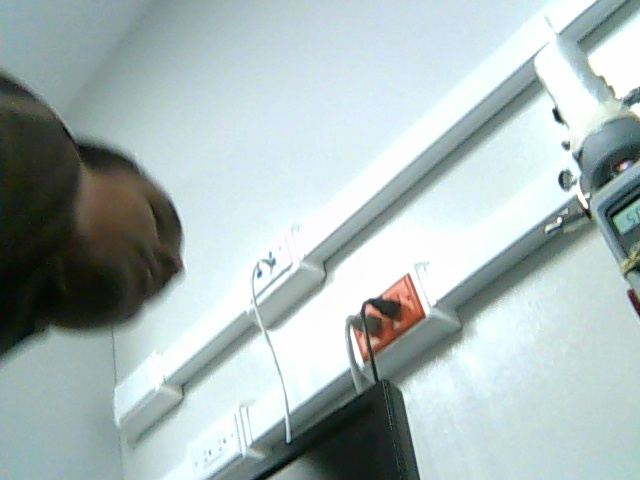
#> input picture SACD/reco_patron/img36.jpg, 640 x 480 px
$ python -i algoritmo.py   (imports and definitions only)   (older library calls are emulated)
#> lines starting #> are read from the running program, lines starting #| are printed output that depends on the picture; after the words box and inside, x2 and y2 are one past the last pixel; in counts of white or black regions, pixels touching at a corner belong together
#> further down, picture is the input picture: shape (480, 640, 3); mean B, G, R 183.6, 184.2, 169.5
#!/usr/bin/env python
# -*- coding: utf-8 -*-
#Cargando / importando las librerías
import cv2
import sys
import time
import numpy as np
import imutils
from os import walk
from imutils import contours
#import threading


#Definiendo la funcion que nos permite abrir la imagen capturada
def _abrir_archivo(dir):
    imagen = cv2.imread(dir)
    if imagen.any() == None:
        print("No se puede abrir imagen")
        sys.exit(1)
    return imagen

#Denifiniendo las coordenadas de la lista de entradas
def order_points(pts):
	# inicializa las coordenadas que se puede listar ordenandola como
	# la primera entrada de en el listado sera el top-left,
	# la segunda entrada es el top-right, la tercera es el bottom-right
	# y la cuarta es el bottom-left

	rect = np.zeros((4, 2), dtype = "float32")

	# En el punto para el top-left point es posible que se deba realizar una
    #pequeña suma, mientras que el punto del bottom-right puede tener una
    #suma larga
	s = pts.sum(axis = 1)
	rect[0] = pts[np.argmin(s)]
	rect[2] = pts[np.argmax(s)]

	# Ahora, digitalizamos la diferencia de los puntos, el punto top-right
	# puede tener una ligera diferencia,mientras que la diferencia en el punto
	# bottom-left puede ser mayor
	diff = np.diff(pts, axis = 1)
	rect[1] = pts[np.argmin(diff)]
	rect[3] = pts[np.argmax(diff)]

	# return the ordered coordinates
	return rect

def four_point_transform(image, pts):
	# obtain a consistent order of the points and unpack them
	# individually
	rect = order_points(pts)
	(tl, tr, br, bl) = rect

	# compute the width of the new image, which will be the
	# maximum distance between bottom-right and bottom-left
	# x-coordiates or the top-right and top-left x-coordinates
	widthA = np.sqrt(((br[0] - bl[0]) ** 2) + ((br[1] - bl[1]) ** 2))
	widthB = np.sqrt(((tr[0] - tl[0]) ** 2) + ((tr[1] - tl[1]) ** 2))
	maxWidth = max(int(widthA), int(widthB))

	# compute the height of the new image, which will be the
	# maximum distance between the top-right and bottom-right
	# y-coordinates or the top-left and bottom-left y-coordinates
	heightA = np.sqrt(((tr[0] - br[0]) ** 2) + ((tr[1] - br[1]) ** 2))
	heightB = np.sqrt(((tl[0] - bl[0]) ** 2) + ((tl[1] - bl[1]) ** 2))
	maxHeight = max(int(heightA), int(heightB))

	# now that we have the dimensions of the new image, construct
	# the set of destination points to obtain a "birds eye view",
	# (i.e. top-down view) of the image, again specifying points
	# in the top-left, top-right, bottom-right, and bottom-left
	# order
	dst = np.array([
		[0, 0],
		[maxWidth - 1, 0],
		[maxWidth - 1, maxHeight - 1],
		[0, maxHeight - 1]], dtype = "float32")

	# compute the perspective transform matrix and then apply it
	M = cv2.getPerspectiveTransform(rect, dst)
	warped = cv2.warpPerspective(image, M, (maxWidth, maxHeight))

	# return the warped image
	return warped

# Definiendo la función para el 7 segmento:
def prueba(imagen):
    DIGITS_LOOKUP = {
	(1, 1, 1, 0, 1, 1, 1): 0,
	(0, 0, 1, 0, 0, 1, 0): 1,
	(1, 0, 1, 1, 1, 1, 0): 2,
	(1, 0, 1, 1, 0, 1, 1): 3,
	(0, 1, 1, 1, 0, 1, 0): 4,
	(1, 1, 0, 1, 0, 1, 1): 5,
	(1, 1, 0, 1, 1, 1, 1): 6,
	(1, 0, 1, 0, 0, 1, 0): 7,
	(1, 1, 1, 1, 1, 1, 1): 8,
	(1, 1, 1, 1, 0, 1, 1): 9 }

    a = False
    #imagen = _abrir_archivo()
    height, width, channels = imagen.shape
#> height = 480; width = 640; channels = 3
    print("valores originales A H C: ")
    print(height, width, channels)
#| 480 640 3
    fc = 1
    if width > 1000 :
        fc =.1
    elif width > 500 :
        fc =.5
    imagen2 = imutils.resize(imagen, height=500)
    #imagen2 = cv2.resize(imagen,None,fx=fc, fy=fc, interpolation = cv2.INTER_CUBIC)

    gray = cv2.cvtColor(imagen2, cv2.COLOR_BGR2GRAY)
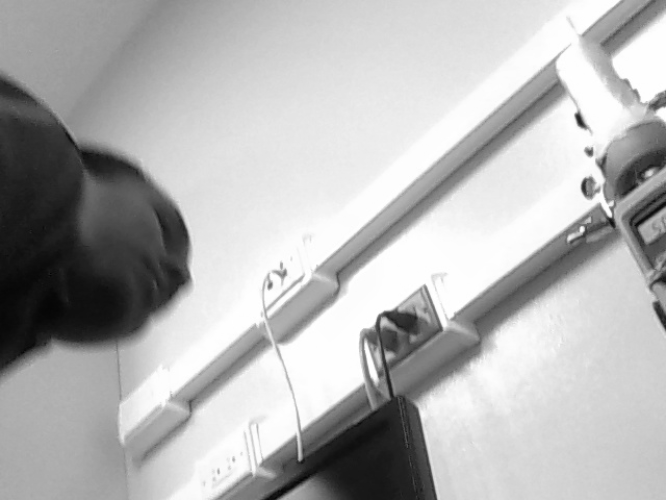
#> gray: shape (500, 666); min 3, max 255, mean 179.6
    blurred = cv2.GaussianBlur(gray, (5, 5), 0)
    edged = cv2.Canny(blurred, 50, 200, 255)
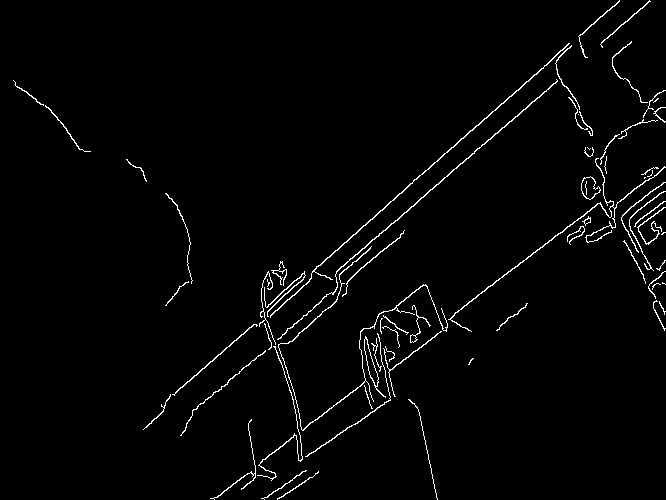
#> edged: shape (500, 666); 2.1% white in thin lines or dots

    height, width, channels = imagen2.shape
#> height = 500; width = 666
    print("valores de alto, ancho, canales: ")
    print(height, width, channels)
#| 500 666 3


    # Encuentra los contornos y los ennumera
    # en orden decendiente de tamaño
    cnts = cv2.findContours(edged.copy(), cv2.RETR_TREE,
    	cv2.CHAIN_APPROX_SIMPLE)
#> cnts = 73 contours, 40 with area under 20; largest, box (x1, y1, x2, y2) and area: (581, 176, 601, 200) 278, (581, 176, 601, 200) 261, (270, 43, 570, 318) 260, (364, 336, 386, 398) 258, (364, 338, 379, 387) 239
    cnts = cnts[0] if imutils.is_cv2() else cnts[1]
    cnts = sorted(cnts, key=cv2.contourArea, reverse=True)
    displayCnt = None

    # para cada contorno en el la lista de contornos
    for c in cnts:
        # verifica
        peri = cv2.arcLength(c, True)
        approx = cv2.approxPolyDP(c, 0.02 * peri, True)
        print("contornos de corte:")
        print(approx)
        # si cuatro lados lo desplegara
        if len(approx) == 4:
            print("<------Existe una funcional 4 lados")
            displayCnt = approx
            break
#> this loop made 5 passes
#> (peri, displayCnt) on pass 5: (108.4, [[365, 338], [378, 377], [376, 386], [368, 370]])
#> peri on passes 1, 2, 4: 77.25, 76.08, 144.5
#> (printed output is left out)

    #marcas de corte
    warped = four_point_transform(gray, displayCnt.reshape(4, 2))
#> in order_points, `s = pts.sum(axis = 1)`: s = [703, 755, 762, 738]
#> in order_points, `diff = np.diff(pts, axis = 1)`: diff = [-27, -1, 10, 2]
#> in four_point_transform, `rect = order_points(pts)`: rect = [[365, 338], [365, 338], [376, 386], [376, 386]]
#> in four_point_transform, `(tl, tr, br, bl) = rect`: tl = [365, 338]; br = [376, 386]
#> in four_point_transform, `widthA = np.sqrt(((br[0] - bl[0]) ** 2) + ((br[1] - bl[1]) ** 2))`: widthA = 0
#> in four_point_transform, `heightA = np.sqrt(((tr[0] - br[0]) ** 2) + ((tr[1] - br[1]) ** 2))`: heightA = 49.24
#> in four_point_transform, `maxHeight = max(int(heightA), int(heightB))`: maxHeight = 49
#> in four_point_transform, `dst = np.array([ [0, 0], [maxWidth - 1, 0], [maxWidth - 1, maxHeight -..`: dst = [[0, 0], [-1, 0], [-1, 48], [0, 48]]
#> in four_point_transform, `M = cv2.getPerspectiveTransform(rect, dst)`: M = [[0.0021, -0.000482, -0.604], [-0.00277, 0.000634, 0.796], [-0.000112, 2.57e-05, 0.0323]]
#> in four_point_transform, `warped = cv2.warpPerspective(image, M, (maxWidth, maxHeight))`:
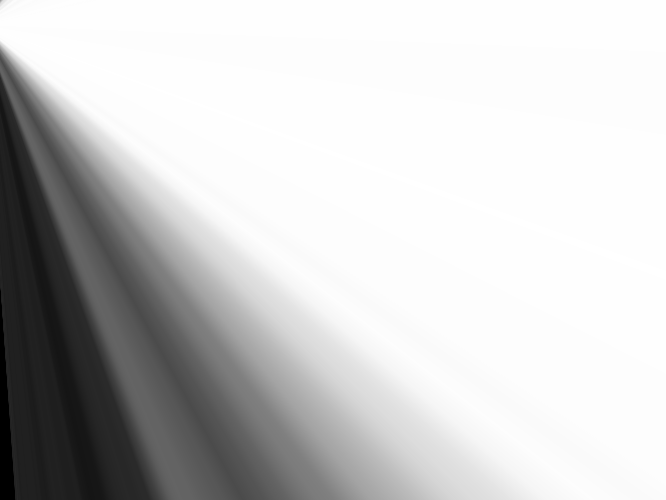
#> warped: shape (500, 666); min 0, max 255, mean 202.7
    output = four_point_transform(imagen2, displayCnt.reshape(4, 2))


    height, width, channels = output.shape
    print("valores recortado de alto, ancho, canales: ")
    print(height, width, channels)
#| 500 666 3
    if height < 50:
        output = imutils.resize(output, height=75)
        warped  = imutils.resize(warped, height=75)

    if height > 80:
        output = imutils.resize(output, height=75)
        warped  = imutils.resize(warped, height=75)
#> warped: shape (75, 99)
    #ajuste de brillo
    alpha = float(2.5)
    #cv2.equalizeHist(
    adjust =cv2.multiply(warped, np.array([alpha]))
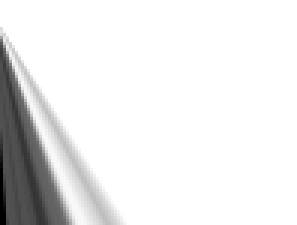
#> adjust: shape (75, 99) (shown 3 times larger); min 0, max 255, mean 234

    thresh2 = cv2.threshold(adjust, 0, 255,
    cv2.THRESH_BINARY_INV | cv2.THRESH_OTSU)[1]
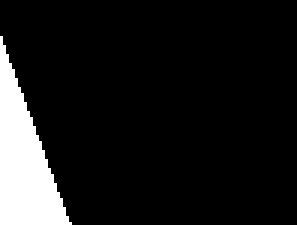
#> thresh2: shape (75, 99) (shown 3 times larger); 10.2% white; 1 white region, box (x1, y1, x2, y2) and area: (0, 12, 24, 75) 758
    kernel = cv2.getStructuringElement(cv2.MORPH_ELLIPSE, (1, 5))
    #thresh = cv2.morphologyEx(thresh, cv2.MORPH_OPEN, kernel)
    thresh3 = cv2.morphologyEx(thresh2, cv2.MORPH_OPEN, kernel)
#> thresh3: shape (75, 99); 10.2% white; 1 white region, box (x1, y1, x2, y2) and area: (0, 12, 23, 75) 757
    #/////////

    thresh = cv2.threshold(warped, 0, 255,
	cv2.THRESH_BINARY_INV | cv2.THRESH_OTSU)[1]
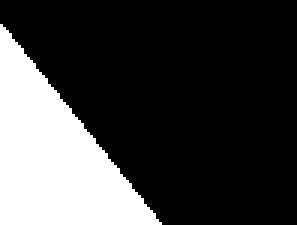
#> thresh: shape (75, 99) (shown 3 times larger); 24.9% white; 1 white region, box (x1, y1, x2, y2) and area: (0, 8, 54, 75) 1849
    kernel = cv2.getStructuringElement(cv2.MORPH_ELLIPSE, (1, 5))
    thresh = cv2.morphologyEx(thresh, cv2.MORPH_OPEN, kernel)
#> thresh: shape (75, 99); 24.9% white; 1 white region, box (x1, y1, x2, y2) and area: (0, 8, 52, 75) 1846


    #///////////////////aproxima2
    estirado = cv2.inRange(adjust, 10, 140)
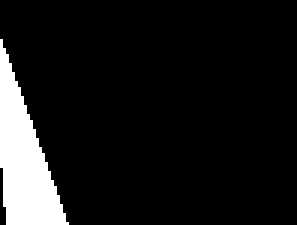
#> estirado: shape (75, 99) (shown 3 times larger); 9.5% white; 1 white region


    cnts = cv2.findContours(thresh2.copy(), cv2.RETR_EXTERNAL,
	cv2.CHAIN_APPROX_SIMPLE)
#> cnts = 1 contour; box (x1, y1, x2, y2) and area: (0, 12, 24, 75) 684
    print("encuentra contornos: ")
    print(len(cnts))
#| 2
    cnts = cnts[0] if imutils.is_cv2() else cnts[1]
    print("encuentra contornos imutils.is_cv2: ")
    print(len(cnts))
#| 1
    digitCnts = []

    # loop over the digit area candidates
    try:
        for c in cnts:
            # compute the bounding box of the contour
            (x, y, w, h) = cv2.boundingRect(c)
            if w >=15 and (h>=30 and h<=40):
                digitCnts.append(c)
#> this loop made 1 pass
#> (x, y, w, h) on pass 1: (0, 12, 24, 63)
#> after the loop, digitCnts = []
        digitCnts = contours.sort_contours(digitCnts,method="left-to-right")[0]
        digits = []

        for c in digitCnts:

            (x, y, w, h) = cv2.boundingRect(c)
            roi = thresh[y:y + h, x:x + w]

            # compute the width and height of each of the 7 segments
            # we are going to examine
            (roiH, roiW) = roi.shape
            (dW, dH) = (int(roiW * 0.25), int(roiH * 0.15))
            dHC = int(roiH * 0.05)

            # define the set of 7 segments
            segments = [
                ((0, 0), (w, dH)),	# top
                ((0, 0), (dW, h // 2)),	# top-left
                ((w - dW, 0), (w, h // 2)),	# top-right
                ((0, (h // 2) - dHC) , (w, (h // 2) + dHC)), # center
                ((0, h // 2), (dW, h)),	# bottom-left
                ((w - dW, h // 2), (w, h)),	# bottom-right
                ((0, h - dH), (w, h))	# bottom
            ]
            on = [0] * len(segments)

            # loop over the segments
            for (i, ((xA, yA), (xB, yB))) in enumerate(segments):
                # extract the segment ROI, count the total number of
                # thresholded pixels in the segment, and then compute
                # the area of the segment
                segROI = roi[yA:yB, xA:xB]
                total = cv2.countNonZero(segROI)
                area = (xB - xA) * (yB - yA)

                # if the total number of non-zero pixels is greater than
                # 50% of the area, mark the segment as "on"
                if area == 0:
                    area =0.001

                if total / float(area) > 0.5:
                    on[i]= 1

            # lookup the digit and draw it on the image
            digit = DIGITS_LOOKUP[tuple(on)]
            digits.append(digit)
            cv2.rectangle(output, (x, y), (x + w, y + h), (0, 255, 0), 1)
            cv2.putText(output, str(digit), (x - 10, y - 10),
                cv2.FONT_HERSHEY_SIMPLEX, 0.65, (0, 255, 0), 2)

        # display the digits

        print(u"{}{}.{} \x57 \x50 \x77".format(*digits))

        print("respuesta: ")
        print(len(digitCnts))
        print(len(digitCnts[0]))

    except Exception as e:
        print(e)

    cv2.imshow("original", imagen2)
    cv2.imshow("recortado", output)
    cv2.imshow("ajustado", adjust)
    cv2.imshow("estirado", estirado)
    cv2.imshow("ventana4", thresh3)
    cv2.imshow("ventana2", thresh)
    cv2.imshow("ventana3", thresh2)

    cv2.waitKey(0)

>>> import cv2
>>> picture = cv2.imread('img36.jpg')
>>> result = prueba(picture)
